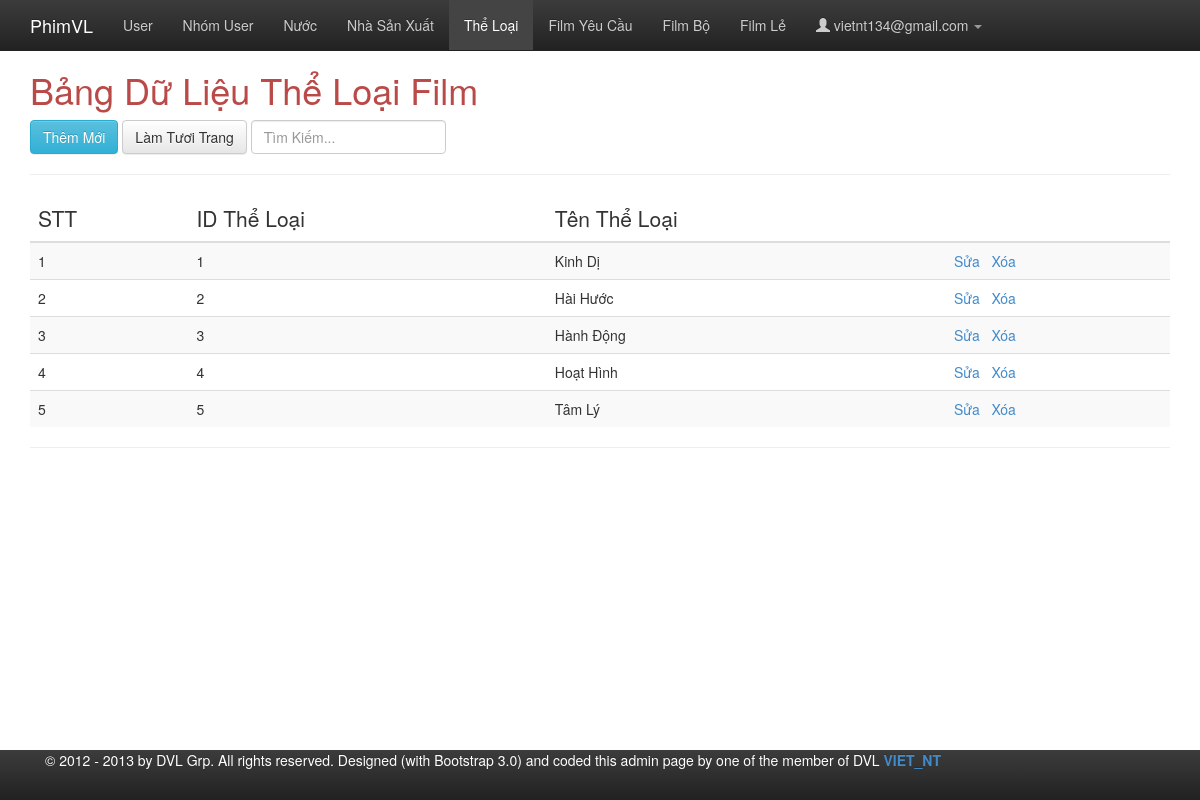
Screenshot of /admin/index-admin.php?changePage=5 (signed in) with the database file from the repository.
### tables this page shows
CREATE TABLE IF NOT EXISTS `film_cataloge` (
  `film_cataloge_id` int(11) NOT NULL AUTO_INCREMENT,
  `film_cataloge_name` varchar(45) NOT NULL,
  PRIMARY KEY (`film_cataloge_id`),
  UNIQUE KEY `film_cataloge_name_UNIQUE` (`film_cataloge_name`)
);

### admin/include/catalogeForm.php (the view, shortened to what this page needs)
	<div class="tab-pane active fade in" id="tableCataloge">
	<?php
	$queryCataloge = 'select * from film_cataloge order by film_cataloge_id asc';
	$resultCataloge = mysql_query($queryCataloge);
	?>
	<h1 class="text-danger">Bảng Dữ Liệu Thể Loại Film</h1>
	<div class="btn-group">
		<a href="#addCataloge" data-toggle="tab" class="btn btn-info">Thêm Mới</a>
	</div>
	<div class="btn-group">
		<a href="index-admin.php?changePage=5" class="btn btn-default">Làm Tươi Trang</a>
	</div>
	<div class="btn-group">
		<input placeholder="Tìm Kiếm..." type="search" name="search" class="form-control" value="" id="id_search" />
	</div>
	<hr id="One" />
	<div class="table-responsive">
		<table id="tableOne" class="table table-striped table-hover table-responsive">
			<thead>
				<tr>
					<th class="lead">STT</th>
					<th class="lead">ID Thể Loại</th>
					<th class="lead">Tên Thể Loại</th>
					<th>&nbsp;</th>
				</tr>
			</thead>
			<tbody>
				<?php
				$i = 1;
				if($resultCataloge){
				while($row = mysql_fetch_array($resultCataloge)){
				?>
				<tr>
					<td><?php echo($i++); ?></td>
					<td><?php echo($row['0']); ?></td>
					<td><?php echo($row['1']); ?></td>
					<td><a href="addEditDelete/editOneCataloge.php?catalogeID=<?php echo($row['0']); ?>">Sửa</a>
						<a href="addEditDelete/deleteOneCataloge.php?catalogeID=<?php echo($row['0']); ?>&catalogeName=<?php echo($row['1']); ?>">Xóa</a>
					</td>
				</tr>
				<?php
				}
				}
				?>
			</tbody>
		</table>
	</div>
	<hr />
</div>

### admin/css/docs.css (style rules this page uses)
body { position: relative; padding-top: 50px; }

### admin/js/wysibb/theme/default/wbbtheme.css (style rules this page uses)
html { height:100% !important; }

### rows the page displays
film_cataloge: film_cataloge_id "1", film_cataloge_name "Kinh Dị"
film_cataloge: film_cataloge_id "2", film_cataloge_name "Hài Hước"
film_cataloge: film_cataloge_id "3", film_cataloge_name "Hành Động"
film_cataloge: film_cataloge_id "4", film_cataloge_name "Hoạt Hình"
film_cataloge: film_cataloge_id "5", film_cataloge_name "Tâm Lý"

### other values shown
$_SESSION["adminLog"] "vietnt134@gmail.com"
